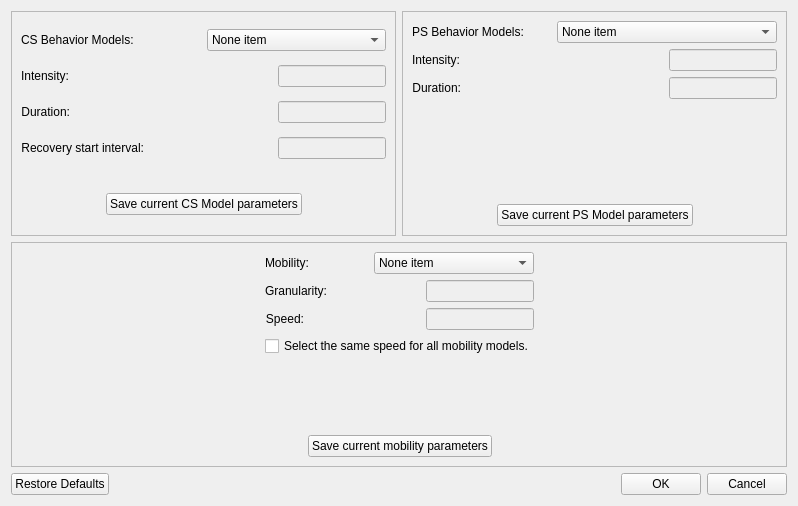
<?xml version="1.0" encoding="UTF-8"?>
<ui version="4.0">
 <class>TuningTrafficForm</class>
 <widget class="QWidget" name="TuningTrafficForm">
  <property name="geometry">
   <rect>
    <x>0</x>
    <y>0</y>
    <width>798</width>
    <height>506</height>
   </rect>
  </property>
  <property name="windowTitle">
   <string>Tunning Traffic Settings</string>
  </property>
  <layout class="QVBoxLayout" name="verticalLayout_4">
   <item>
    <layout class="QHBoxLayout" name="horizontalLayout_11">
     <item>
      <widget class="QFrame" name="frame1">
       <property name="frameShape">
        <enum>QFrame::StyledPanel</enum>
       </property>
       <property name="frameShadow">
        <enum>QFrame::Raised</enum>
       </property>
       <layout class="QVBoxLayout" name="verticalLayout_2">
        <item>
         <layout class="QHBoxLayout" name="horizontalLayout_12">
          <item>
           <widget class="QLabel" name="csLabel">
            <property name="text">
             <string>CS Behavior Models:</string>
            </property>
           </widget>
          </item>
          <item>
           <widget class="QComboBox" name="csComboBox">
            <item>
             <property name="text">
              <string>None item</string>
             </property>
            </item>
           </widget>
          </item>
         </layout>
        </item>
        <item>
         <layout class="QHBoxLayout" name="horizontalLayout_2">
          <item>
           <widget class="QLabel" name="csIntensityLabel">
            <property name="text">
             <string>Intensity:</string>
            </property>
            <property name="alignment">
             <set>Qt::AlignRight|Qt::AlignTrailing|Qt::AlignVCenter</set>
            </property>
           </widget>
          </item>
          <item>
           <spacer name="horizontalSpacer">
            <property name="orientation">
             <enum>Qt::Horizontal</enum>
            </property>
            <property name="sizeType">
             <enum>QSizePolicy::MinimumExpanding</enum>
            </property>
            <property name="sizeHint" stdset="0">
             <size>
              <width>40</width>
              <height>20</height>
             </size>
            </property>
           </spacer>
          </item>
          <item>
           <widget class="QLineEdit" name="csIntensityLineEdit">
            <property name="enabled">
             <bool>false</bool>
            </property>
            <property name="sizePolicy">
             <sizepolicy hsizetype="Fixed" vsizetype="Fixed">
              <horstretch>0</horstretch>
              <verstretch>0</verstretch>
             </sizepolicy>
            </property>
           </widget>
          </item>
         </layout>
        </item>
        <item>
         <layout class="QHBoxLayout" name="horizontalLayout_3">
          <item>
           <widget class="QLabel" name="csDurationLabel">
            <property name="text">
             <string>Duration:</string>
            </property>
            <property name="alignment">
             <set>Qt::AlignRight|Qt::AlignTrailing|Qt::AlignVCenter</set>
            </property>
           </widget>
          </item>
          <item>
           <spacer name="horizontalSpacer_2">
            <property name="orientation">
             <enum>Qt::Horizontal</enum>
            </property>
            <property name="sizeType">
             <enum>QSizePolicy::MinimumExpanding</enum>
            </property>
            <property name="sizeHint" stdset="0">
             <size>
              <width>40</width>
              <height>20</height>
             </size>
            </property>
           </spacer>
          </item>
          <item>
           <widget class="QLineEdit" name="csDurationLineEdit">
            <property name="enabled">
             <bool>false</bool>
            </property>
            <property name="sizePolicy">
             <sizepolicy hsizetype="Fixed" vsizetype="Fixed">
              <horstretch>0</horstretch>
              <verstretch>0</verstretch>
             </sizepolicy>
            </property>
           </widget>
          </item>
         </layout>
        </item>
        <item>
         <layout class="QHBoxLayout" name="horizontalLayout_4">
          <item>
           <widget class="QLabel" name="recoveryStartIntervalLabel">
            <property name="text">
             <string>Recovery start interval:</string>
            </property>
            <property name="alignment">
             <set>Qt::AlignRight|Qt::AlignTrailing|Qt::AlignVCenter</set>
            </property>
           </widget>
          </item>
          <item>
           <spacer name="horizontalSpacer_3">
            <property name="orientation">
             <enum>Qt::Horizontal</enum>
            </property>
            <property name="sizeHint" stdset="0">
             <size>
              <width>40</width>
              <height>20</height>
             </size>
            </property>
           </spacer>
          </item>
          <item>
           <widget class="QLineEdit" name="recoveryStartIntervalLineEdit">
            <property name="enabled">
             <bool>false</bool>
            </property>
            <property name="sizePolicy">
             <sizepolicy hsizetype="Fixed" vsizetype="Fixed">
              <horstretch>0</horstretch>
              <verstretch>0</verstretch>
             </sizepolicy>
            </property>
           </widget>
          </item>
         </layout>
        </item>
        <item>
         <spacer name="verticalSpacer">
          <property name="orientation">
           <enum>Qt::Vertical</enum>
          </property>
          <property name="sizeType">
           <enum>QSizePolicy::Fixed</enum>
          </property>
          <property name="sizeHint" stdset="0">
           <size>
            <width>20</width>
            <height>20</height>
           </size>
          </property>
         </spacer>
        </item>
        <item>
         <layout class="QHBoxLayout" name="horizontalLayout_17">
          <item>
           <spacer name="horizontalSpacer_7">
            <property name="orientation">
             <enum>Qt::Horizontal</enum>
            </property>
            <property name="sizeHint" stdset="0">
             <size>
              <width>40</width>
              <height>20</height>
             </size>
            </property>
           </spacer>
          </item>
          <item>
           <widget class="QPushButton" name="csSaveButton">
            <property name="text">
             <string>Save current CS Model parameters</string>
            </property>
           </widget>
          </item>
          <item>
           <spacer name="horizontalSpacer_13">
            <property name="orientation">
             <enum>Qt::Horizontal</enum>
            </property>
            <property name="sizeHint" stdset="0">
             <size>
              <width>40</width>
              <height>20</height>
             </size>
            </property>
           </spacer>
          </item>
         </layout>
        </item>
       </layout>
      </widget>
     </item>
     <item>
      <widget class="QFrame" name="frame2">
       <property name="frameShape">
        <enum>QFrame::StyledPanel</enum>
       </property>
       <property name="frameShadow">
        <enum>QFrame::Raised</enum>
       </property>
       <layout class="QVBoxLayout" name="verticalLayout_3">
        <item>
         <layout class="QHBoxLayout" name="horizontalLayout_13">
          <item>
           <widget class="QLabel" name="psLabel">
            <property name="text">
             <string>PS Behavior Models:</string>
            </property>
           </widget>
          </item>
          <item>
           <widget class="QComboBox" name="psComboBox">
            <property name="sizePolicy">
             <sizepolicy hsizetype="MinimumExpanding" vsizetype="Fixed">
              <horstretch>0</horstretch>
              <verstretch>0</verstretch>
             </sizepolicy>
            </property>
            <property name="minimumSize">
             <size>
              <width>220</width>
              <height>0</height>
             </size>
            </property>
            <property name="maximumSize">
             <size>
              <width>220</width>
              <height>16777215</height>
             </size>
            </property>
            <item>
             <property name="text">
              <string>None item</string>
             </property>
            </item>
           </widget>
          </item>
         </layout>
        </item>
        <item>
         <layout class="QHBoxLayout" name="horizontalLayout_5">
          <item>
           <widget class="QLabel" name="psIntensityLabel">
            <property name="text">
             <string>Intensity:</string>
            </property>
            <property name="alignment">
             <set>Qt::AlignRight|Qt::AlignTrailing|Qt::AlignVCenter</set>
            </property>
           </widget>
          </item>
          <item>
           <spacer name="horizontalSpacer_4">
            <property name="orientation">
             <enum>Qt::Horizontal</enum>
            </property>
            <property name="sizeType">
             <enum>QSizePolicy::MinimumExpanding</enum>
            </property>
            <property name="sizeHint" stdset="0">
             <size>
              <width>40</width>
              <height>20</height>
             </size>
            </property>
           </spacer>
          </item>
          <item>
           <widget class="QLineEdit" name="psIntensityLineEdit">
            <property name="enabled">
             <bool>false</bool>
            </property>
            <property name="sizePolicy">
             <sizepolicy hsizetype="Fixed" vsizetype="Fixed">
              <horstretch>0</horstretch>
              <verstretch>0</verstretch>
             </sizepolicy>
            </property>
           </widget>
          </item>
         </layout>
        </item>
        <item>
         <layout class="QHBoxLayout" name="horizontalLayout_6">
          <item>
           <widget class="QLabel" name="psDurationLabel">
            <property name="text">
             <string>Duration:</string>
            </property>
            <property name="alignment">
             <set>Qt::AlignRight|Qt::AlignTrailing|Qt::AlignVCenter</set>
            </property>
           </widget>
          </item>
          <item>
           <spacer name="horizontalSpacer_5">
            <property name="orientation">
             <enum>Qt::Horizontal</enum>
            </property>
            <property name="sizeType">
             <enum>QSizePolicy::MinimumExpanding</enum>
            </property>
            <property name="sizeHint" stdset="0">
             <size>
              <width>40</width>
              <height>20</height>
             </size>
            </property>
           </spacer>
          </item>
          <item>
           <widget class="QLineEdit" name="psDurationLineEdit">
            <property name="enabled">
             <bool>false</bool>
            </property>
            <property name="sizePolicy">
             <sizepolicy hsizetype="Fixed" vsizetype="Fixed">
              <horstretch>0</horstretch>
              <verstretch>0</verstretch>
             </sizepolicy>
            </property>
           </widget>
          </item>
         </layout>
        </item>
        <item>
         <spacer name="verticalSpacer_2">
          <property name="orientation">
           <enum>Qt::Vertical</enum>
          </property>
          <property name="sizeType">
           <enum>QSizePolicy::MinimumExpanding</enum>
          </property>
          <property name="sizeHint" stdset="0">
           <size>
            <width>20</width>
            <height>40</height>
           </size>
          </property>
         </spacer>
        </item>
        <item>
         <layout class="QHBoxLayout" name="horizontalLayout_21">
          <item>
           <spacer name="horizontalSpacer_10">
            <property name="orientation">
             <enum>Qt::Horizontal</enum>
            </property>
            <property name="sizeHint" stdset="0">
             <size>
              <width>40</width>
              <height>20</height>
             </size>
            </property>
           </spacer>
          </item>
          <item>
           <widget class="QPushButton" name="psSaveButton">
            <property name="text">
             <string>Save current PS Model parameters</string>
            </property>
           </widget>
          </item>
          <item>
           <spacer name="horizontalSpacer_17">
            <property name="orientation">
             <enum>Qt::Horizontal</enum>
            </property>
            <property name="sizeHint" stdset="0">
             <size>
              <width>40</width>
              <height>20</height>
             </size>
            </property>
           </spacer>
          </item>
         </layout>
        </item>
       </layout>
      </widget>
     </item>
    </layout>
   </item>
   <item>
    <widget class="QFrame" name="frame">
     <property name="frameShape">
      <enum>QFrame::StyledPanel</enum>
     </property>
     <property name="frameShadow">
      <enum>QFrame::Raised</enum>
     </property>
     <layout class="QHBoxLayout" name="horizontalLayout_10">
      <item>
       <spacer name="horizontalSpacer_9">
        <property name="orientation">
         <enum>Qt::Horizontal</enum>
        </property>
        <property name="sizeType">
         <enum>QSizePolicy::Expanding</enum>
        </property>
        <property name="sizeHint" stdset="0">
         <size>
          <width>214</width>
          <height>20</height>
         </size>
        </property>
       </spacer>
      </item>
      <item>
       <layout class="QVBoxLayout" name="verticalLayout">
        <item>
         <layout class="QHBoxLayout" name="horizontalLayout_9">
          <item>
           <widget class="QLabel" name="mobilityLabel">
            <property name="sizePolicy">
             <sizepolicy hsizetype="Preferred" vsizetype="Preferred">
              <horstretch>0</horstretch>
              <verstretch>0</verstretch>
             </sizepolicy>
            </property>
            <property name="text">
             <string>Mobility:</string>
            </property>
           </widget>
          </item>
          <item>
           <spacer name="horizontalSpacer_11">
            <property name="orientation">
             <enum>Qt::Horizontal</enum>
            </property>
            <property name="sizeHint" stdset="0">
             <size>
              <width>40</width>
              <height>20</height>
             </size>
            </property>
           </spacer>
          </item>
          <item>
           <widget class="QComboBox" name="mobilityComboBox">
            <property name="sizePolicy">
             <sizepolicy hsizetype="Fixed" vsizetype="Fixed">
              <horstretch>0</horstretch>
              <verstretch>0</verstretch>
             </sizepolicy>
            </property>
            <property name="minimumSize">
             <size>
              <width>160</width>
              <height>0</height>
             </size>
            </property>
            <property name="maximumSize">
             <size>
              <width>160</width>
              <height>16777215</height>
             </size>
            </property>
            <item>
             <property name="text">
              <string>None item</string>
             </property>
            </item>
           </widget>
          </item>
         </layout>
        </item>
        <item>
         <layout class="QHBoxLayout" name="horizontalLayout_7">
          <item>
           <widget class="QLabel" name="granularityLabel">
            <property name="text">
             <string>Granularity:</string>
            </property>
            <property name="alignment">
             <set>Qt::AlignRight|Qt::AlignTrailing|Qt::AlignVCenter</set>
            </property>
           </widget>
          </item>
          <item>
           <spacer name="horizontalSpacer_6">
            <property name="orientation">
             <enum>Qt::Horizontal</enum>
            </property>
            <property name="sizeHint" stdset="0">
             <size>
              <width>40</width>
              <height>20</height>
             </size>
            </property>
           </spacer>
          </item>
          <item>
           <widget class="QLineEdit" name="granularityLineEdit">
            <property name="enabled">
             <bool>false</bool>
            </property>
            <property name="sizePolicy">
             <sizepolicy hsizetype="Fixed" vsizetype="Fixed">
              <horstretch>0</horstretch>
              <verstretch>0</verstretch>
             </sizepolicy>
            </property>
           </widget>
          </item>
         </layout>
        </item>
        <item>
         <layout class="QHBoxLayout" name="horizontalLayout_8">
          <item>
           <widget class="QLabel" name="speedLabel">
            <property name="text">
             <string>Speed:</string>
            </property>
            <property name="alignment">
             <set>Qt::AlignRight|Qt::AlignTrailing|Qt::AlignVCenter</set>
            </property>
           </widget>
          </item>
          <item>
           <spacer name="horizontalSpacer_15">
            <property name="orientation">
             <enum>Qt::Horizontal</enum>
            </property>
            <property name="sizeHint" stdset="0">
             <size>
              <width>40</width>
              <height>20</height>
             </size>
            </property>
           </spacer>
          </item>
          <item>
           <widget class="QLineEdit" name="speedLineEdit">
            <property name="enabled">
             <bool>false</bool>
            </property>
            <property name="sizePolicy">
             <sizepolicy hsizetype="Fixed" vsizetype="Fixed">
              <horstretch>0</horstretch>
              <verstretch>0</verstretch>
             </sizepolicy>
            </property>
            <property name="maximumSize">
             <size>
              <width>146</width>
              <height>16777215</height>
             </size>
            </property>
           </widget>
          </item>
         </layout>
        </item>
        <item>
         <widget class="QCheckBox" name="mobilityCheckBox">
          <property name="text">
           <string>Select the same speed for all mobility models.</string>
          </property>
         </widget>
        </item>
        <item>
         <spacer name="verticalSpacer_3">
          <property name="orientation">
           <enum>Qt::Vertical</enum>
          </property>
          <property name="sizeType">
           <enum>QSizePolicy::MinimumExpanding</enum>
          </property>
          <property name="sizeHint" stdset="0">
           <size>
            <width>20</width>
            <height>20</height>
           </size>
          </property>
         </spacer>
        </item>
        <item>
         <layout class="QHBoxLayout" name="horizontalLayout_14">
          <item>
           <spacer name="horizontalSpacer_16">
            <property name="orientation">
             <enum>Qt::Horizontal</enum>
            </property>
            <property name="sizeHint" stdset="0">
             <size>
              <width>40</width>
              <height>20</height>
             </size>
            </property>
           </spacer>
          </item>
          <item>
           <widget class="QPushButton" name="mobilitySaveButton">
            <property name="text">
             <string>Save current mobility parameters</string>
            </property>
           </widget>
          </item>
          <item>
           <spacer name="horizontalSpacer_8">
            <property name="orientation">
             <enum>Qt::Horizontal</enum>
            </property>
            <property name="sizeHint" stdset="0">
             <size>
              <width>40</width>
              <height>20</height>
             </size>
            </property>
           </spacer>
          </item>
         </layout>
        </item>
       </layout>
      </item>
      <item>
       <spacer name="horizontalSpacer_12">
        <property name="orientation">
         <enum>Qt::Horizontal</enum>
        </property>
        <property name="sizeHint" stdset="0">
         <size>
          <width>214</width>
          <height>20</height>
         </size>
        </property>
       </spacer>
      </item>
     </layout>
    </widget>
   </item>
   <item>
    <layout class="QHBoxLayout" name="horizontalLayout">
     <item>
      <widget class="QPushButton" name="restoreButton">
       <property name="text">
        <string>Restore Defaults</string>
       </property>
      </widget>
     </item>
     <item>
      <spacer name="horizontalSpacer_14">
       <property name="orientation">
        <enum>Qt::Horizontal</enum>
       </property>
       <property name="sizeHint" stdset="0">
        <size>
         <width>40</width>
         <height>20</height>
        </size>
       </property>
      </spacer>
     </item>
     <item>
      <widget class="QPushButton" name="saveButton">
       <property name="text">
        <string>OK</string>
       </property>
      </widget>
     </item>
     <item>
      <widget class="QPushButton" name="cancelButton">
       <property name="text">
        <string>Cancel</string>
       </property>
      </widget>
     </item>
    </layout>
   </item>
  </layout>
 </widget>
 <resources/>
 <connections/>
</ui>
